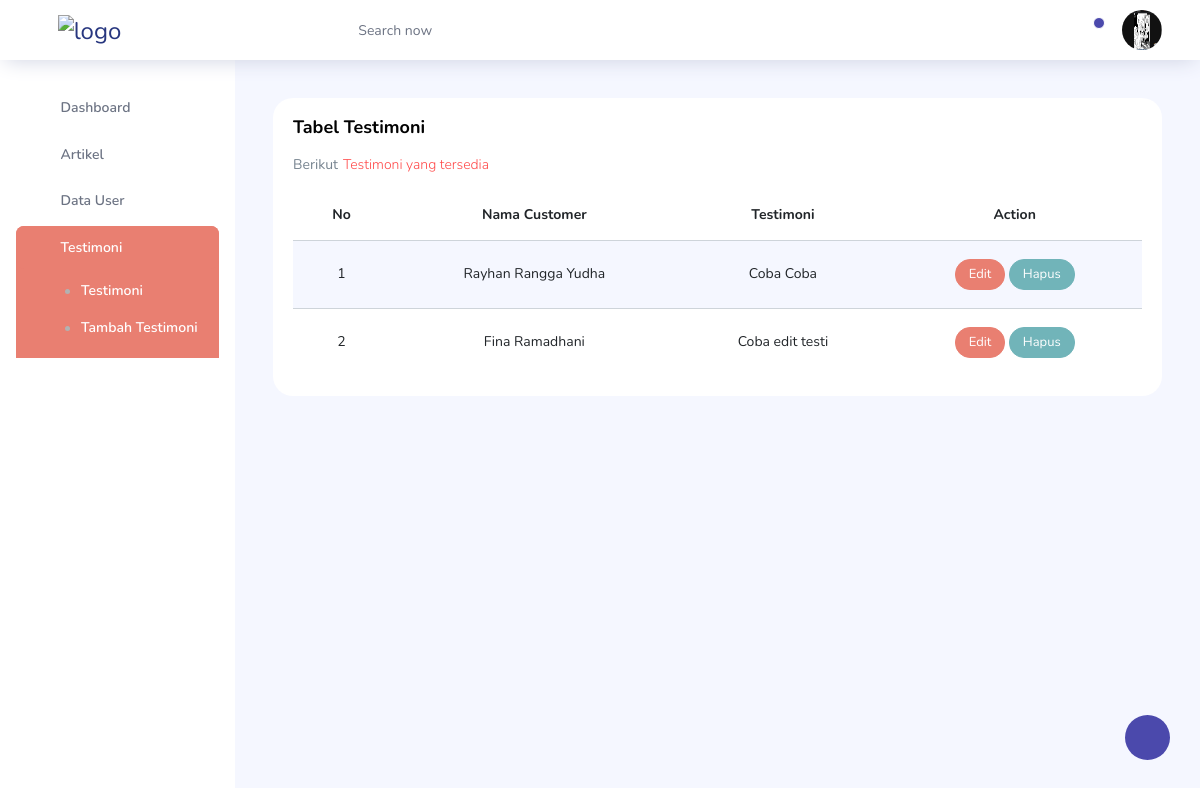
/dashboard/testimoni.php (signed in), run on an earlier commit of the app's database.
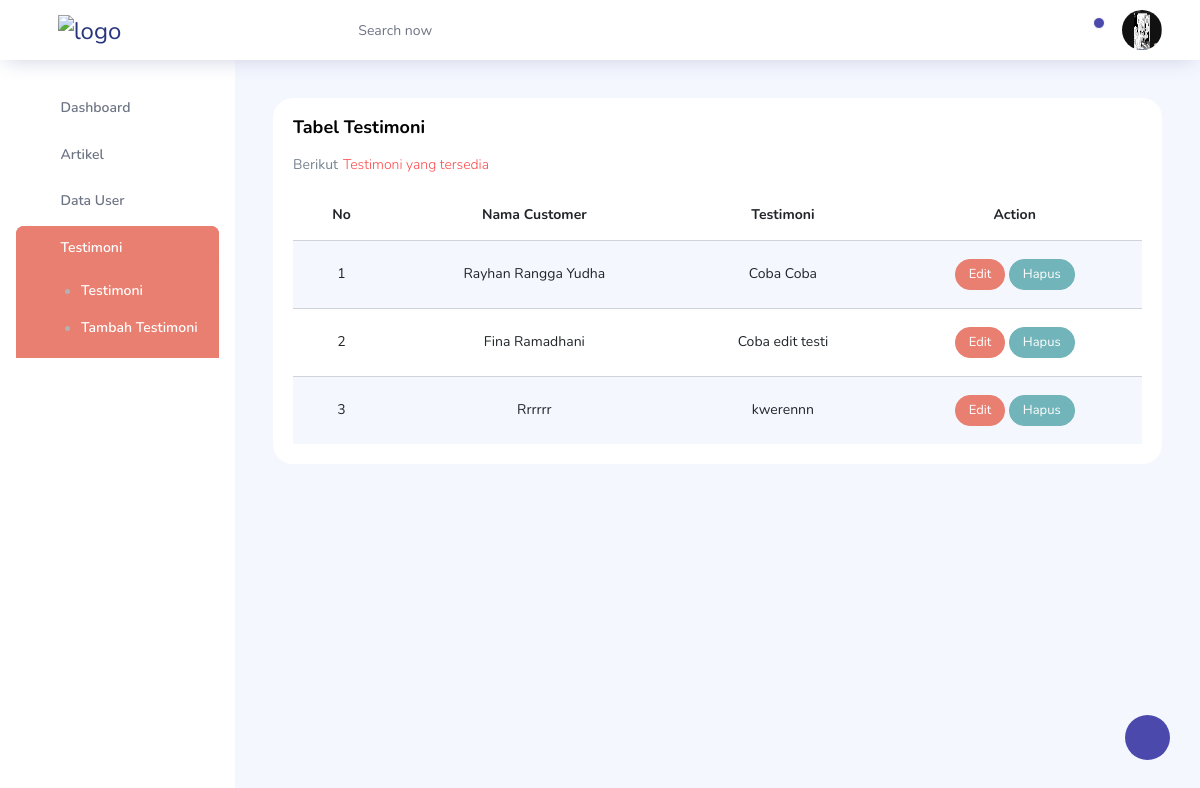
And on a later commit of the database.
### tables this page shows
CREATE TABLE `testi` (
  `idTesti` int(11) NOT NULL,
  `nama` varchar(30) NOT NULL,
  `isi` varchar(255) NOT NULL
);

### dashboard/crudDash.php (called while the page is built, shortened)
<?php
function bacaTesti()
{
    $data = array();
    $sql = "select * from testi";
    $koneksi = koneksiMesketch();
    $hasil = mysqli_query($koneksi, $sql);
    $i = 0;
    while ($baris = mysqli_fetch_assoc($hasil)) {
        $data[$i]['idTesti'] = $baris['idTesti'];
        $data[$i]['nama'] = $baris['nama'];
        $data[$i]['isi'] = $baris['isi'];
        $i++;
    }
    return $data;
}

### dashboard/testimoni.php (the view, shortened to what this page needs)
<?php
include('crudDash.php');
$bacaTesti = bacaTesti();
$no = 1;
?>
<!DOCTYPE html>
<html lang="en">
<head>
  <link rel="stylesheet" href="vendors/feather/feather.css">
  <link rel="stylesheet" href="vendors/ti-icons/css/themify-icons.css">
  <link rel="stylesheet" href="vendors/css/vendor.bundle.base.css">
  <link rel="stylesheet" href="vendors/datatables.net-bs4/dataTables.bootstrap4.css">
  <link rel="stylesheet" href="vendors/ti-icons/css/themify-icons.css">
  <link rel="stylesheet" type="text/css" href="js/select.dataTables.min.css">
  <link rel="stylesheet" href="css/vertical-layout-light/style1.css">
</head>
<body>
  <div class="container-scroller">
    <?php
    include('navbar.php');
    ?>
    <div class="container-fluid page-body-wrapper">
      <?php
      include('sidebar.php');
      ?>
      <div class="main-panel">
        <div class="content-wrapper">
          <div class="row">
            <div class="col-lg-12 grid-margin stretch-card">
              <div class="card">
                <div class="card-body">
                  <h4 class="card-title">Tabel Testimoni</h4>
                  <p class="card-description">
                    Berikut<code>Testimoni yang tersedia</code>
                  </p>
                  <div class="table-responsive">
                    <table class="table table-striped">
                      <thead align="center">
                        <tr>
                          <th>
                            No
                          </th>
                          <th>
                            Nama Customer
                          </th>
                          <th>
                            Testimoni
                          </th>
                          <th>
                            Action
                          </th>
                        </tr>
                      </thead>
                      <tbody align="center">
                        <?php foreach ($bacaTesti as $testi) {
                          $id = $testi['idTesti'];
                          $nama = $testi['nama'];
                          $isi = $testi['isi'];
                          echo " <tr>
                          <td>
                            " . $no++ . "
                          </td>
                          <td>
                            $nama
                          </td>
                          <td>
                            $isi
                          </td>
                          <td>
                            <a href='edittesti.php?id=$id' class='btn btn-primary btn-sm'>Edit</a>
                            <a href='hapustesti.php?id=$id' class='btn btn-secondary btn-sm'>Hapus</a>
                          </td>
                        </tr>";
                        } ?>
                      </tbody>
                    </table>
                  </div>
                </div>
              </div>
            </div>
          </div>
        </div>
      </div>
    </div>
  </div>
  </div>
</body>
</html>

What changed in the data, as far as the page shows it:
added testi: nama "Rrrrrr", isi "kwerennn"
